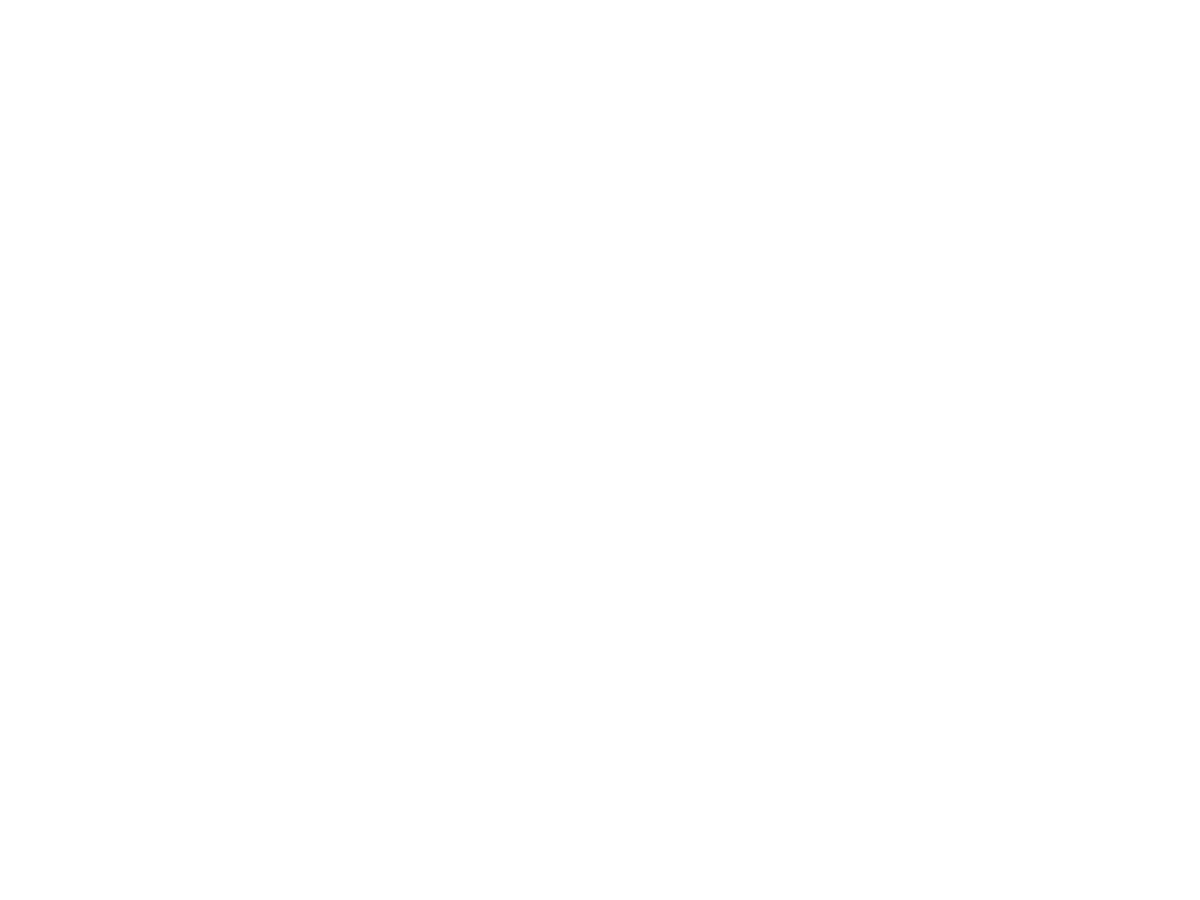
Frame 1 (no input)
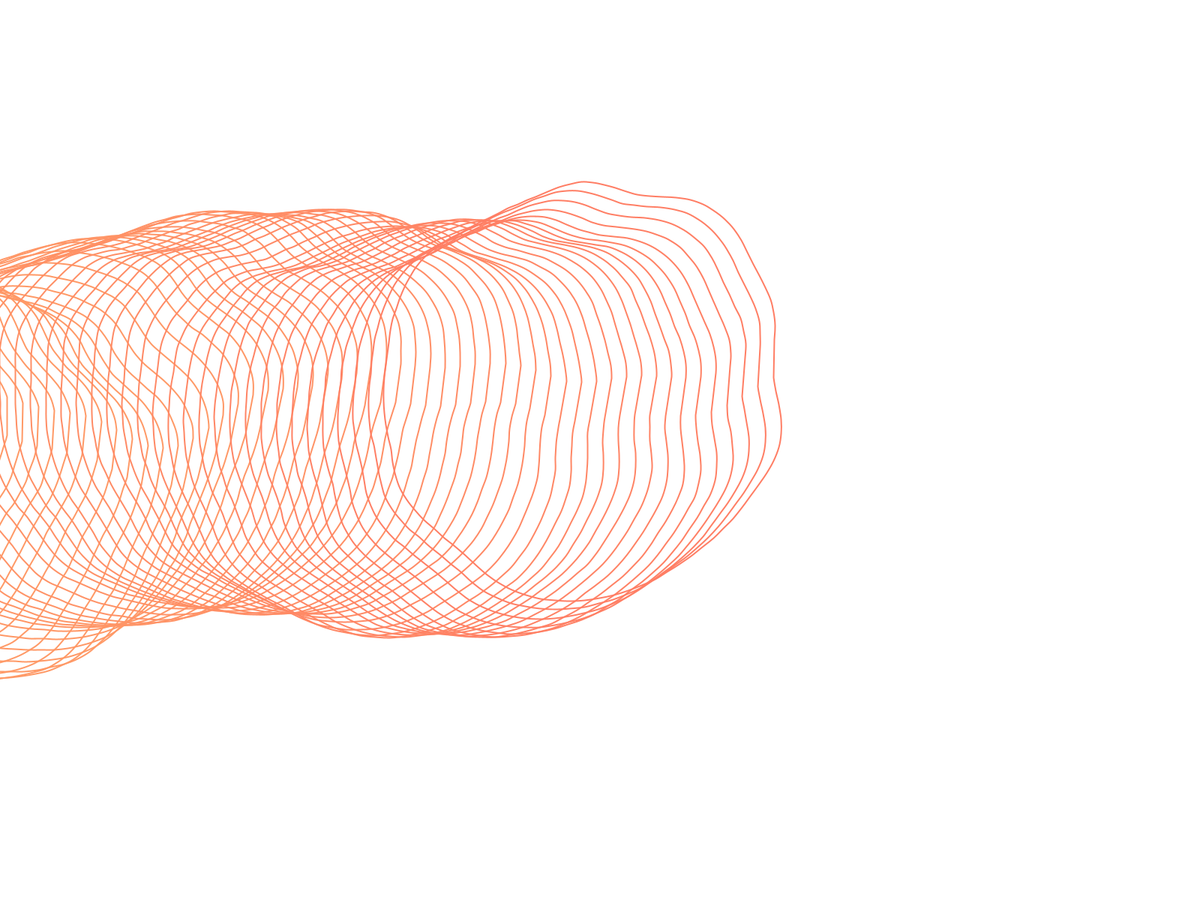
Frame 60 (the mouse pressed at the canvas centre just before this capture)
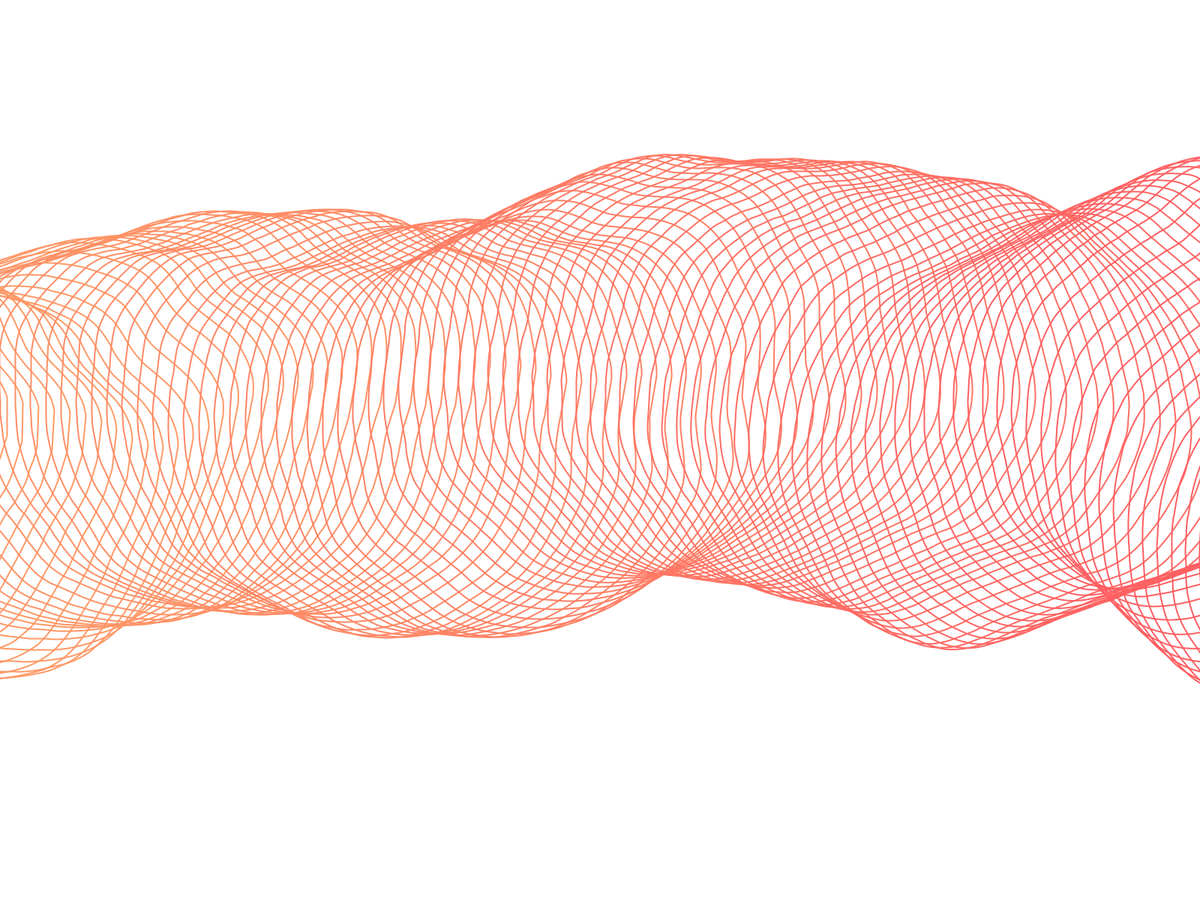
Frame 120 (the mouse held since frame 60 and released just before this capture)

The Processing sketch that drew these frames (run headless with seeded random() and noise(); from frame 60 on, the mouse is pressed at the canvas centre):

// Processing sketch: colorrings
// ── colorrings.pde
int bg = 255;
int verts = 100;
float xoff = 100;
float yoff = -1000;
float scale = 120;
float e = 300;
float ee = 0.4;
float ringsspace = 20;
float ringx = -(scale + e);
float z = 123;

int[][] colar = {

    // red-orange
    { color(255, 0, 0)    , color(255, 160, 0)  },

    // blue-purple
    { color(0, 100, 230)  , color(160, 0, 255)  },

    // green-aquamarine
    { color(55, 220, 60)  , color(0, 221, 195)  },

    // kye meh
    { color(131, 96, 195) , color(46, 191, 145) },

    // vanusa
    { color(218, 68, 83)  , color(137, 33, 107) },

    // shifty
    { color(99)           , color(162, 171, 88) },

    // bighead
    { color(201, 75, 75)  , color(75, 19, 79)   },

    // orange coral
    { color(255, 153, 102), color(255, 94, 98)  },

    // scooter
    { color(54, 209, 220) , color(91, 134, 229) },

    // purplepine
    { color(32, 0, 44)    , color(203, 180, 212)},

    // shades of grey
    { color(189, 195, 199), color(44, 62, 80)   },

    // dusk
    { color(44, 62, 80)   , color(253, 116, 108)}
};

int fg1, fg2;

void initScheme() {
    int[] scheme = colar[floor(random(0, colar.length))];
    if(round(random(1)) == 0) {
        fg1 = scheme[0];
        fg2 = scheme[1];
    } else {
        fg1 = scheme[1];
        fg2 = scheme[0];
    }
}

void setup() {
    fullScreen();
    background(bg);
    stroke(255);
    pixelDensity(displayDensity());
    noFill();
    strokeWeight(2);
    initScheme();
}

void draw() {
    stroke(lerpColor(fg1, fg2, ringx / width));
    beginShape();
    for(int i = 0; i < verts; i++) {
        PVector vert = PVector.fromAngle((float) i / verts * TWO_PI);
        vert.mult(scale + noise((vert.x + xoff) * ee, (vert.y + yoff) * ee) * e);
        curveVertex(vert.x + ringx, vert.y + height * noise(z));
    }
    endShape(CLOSE);
    xoff += 0.01;
    yoff += 0.01;
    ringx += ringsspace;
    z += 0.02;
    if(ringx > width + (scale + e)) {
        ringx = -(scale + e);
        delay(2000);
        background(bg);
        initScheme();
    }
}
